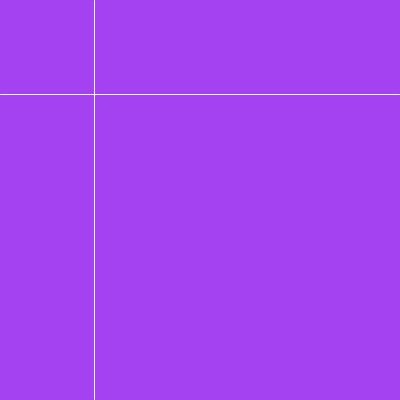
Frame 1 (no input)
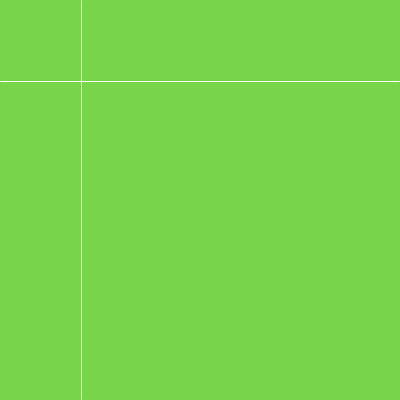
Frame 60 (the mouse pressed at the canvas centre just before this capture)
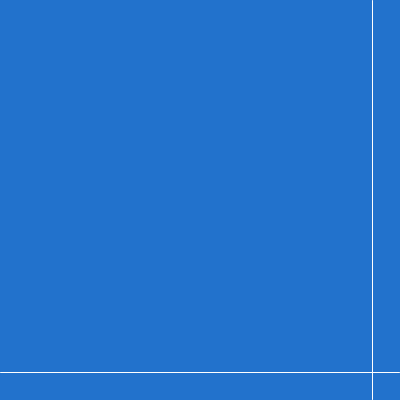
Frame 120 (the mouse held since frame 60 and released just before this capture)

The Processing sketch that drew these frames (run headless with seeded random() and noise(); from frame 60 on, the mouse is pressed at the canvas centre):

// Processing sketch: processing_183756
// ── processing_183756.pde

void setup () { 

  size (400,400);}

void draw () {
  frameRate(7);
    background(random(255), random(255),random(255));
stroke(255);

float distance_top = random(400);

line(0,distance_top,399,distance_top);

line(distance_top,0,distance_top,399);
}
